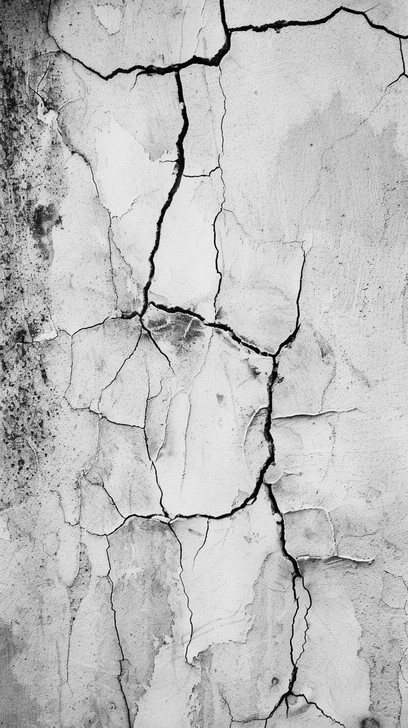
#> input picture crack.jpg, 408 x 728 px
$ python crack_step6.py
#> lines starting #> are read from the running program, lines starting #| are printed output that depends on the picture; after the words box and inside, x2 and y2 are one past the last pixel; in counts of white or black regions, pixels touching at a corner belong together
import cv2
import numpy as np

img = cv2.imread("crack.jpg")
#> img is the input picture: shape (728, 408, 3); mean B, G, R 190.3, 190.3, 190.3
gray = cv2.cvtColor(img, cv2.COLOR_BGR2GRAY)
blur = cv2.GaussianBlur(gray, (5, 5), 0)
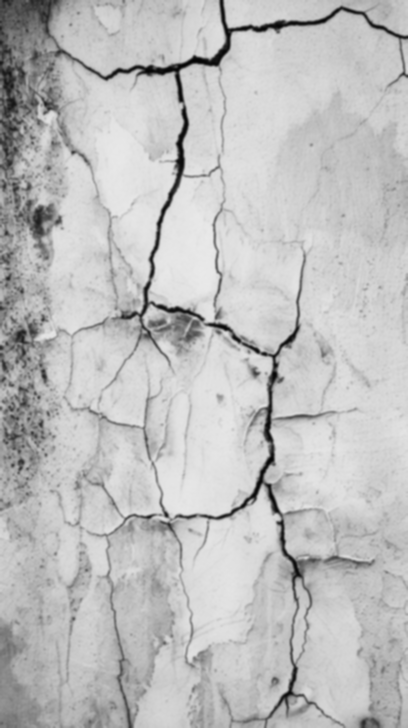
#> blur: shape (728, 408); min 4, max 233, mean 190.3

# patli kaali lines ko ubharo (blackhat)
kernel = cv2.getStructuringElement(cv2.MORPH_ELLIPSE, (15, 15))
blackhat = cv2.morphologyEx(blur, cv2.MORPH_BLACKHAT, kernel)
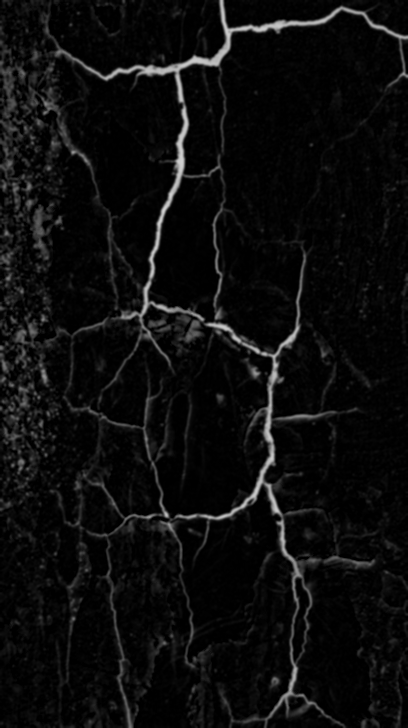
#> blackhat: shape (728, 408); min 0, max 208, mean 12.3

# sirf pakki kaali lines rakho
_, mask = cv2.threshold(blackhat, 30, 255, cv2.THRESH_BINARY)
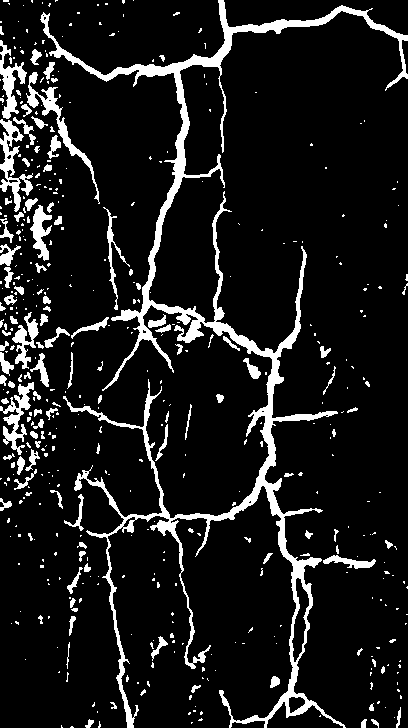
#> mask: shape (728, 408); 10.5% white; 479 white regions (364 under 20 px), largest, box (x1, y1, x2, y2) and area: (40, 0, 408, 728) 17500, (26, 72, 100, 204) 1056, (0, 119, 33, 212) 1037

# chhote dhabbe (noise) hata do
n, labels, stats, _ = cv2.connectedComponentsWithStats(mask, connectivity=8)
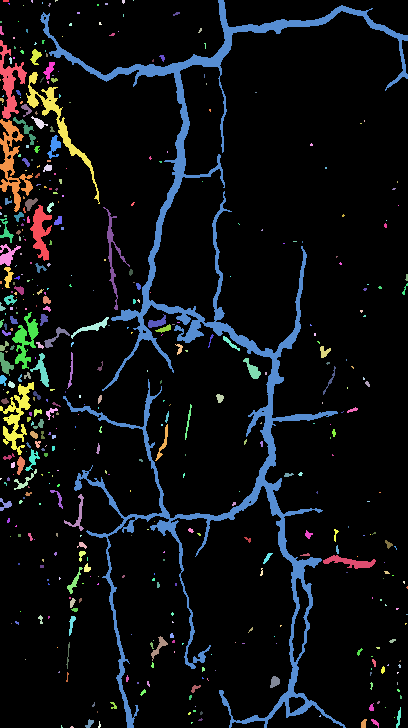
#> labels: shape (728, 408) int32; 480 distinct labels, from 0 to 479; one colour per label, 0 black
#> n = 480; stats = 480 rows, first 6: [0, 0, 408, 728, 265712], [3, 0, 6, 2, 12], [31, 0, 2, 3, 5], [55, 0, 3, 2, 4], [122, 0, 3, 4, 10], [133, 0, 1, 1, 1]
clean = np.zeros_like(mask)
for i in range(1, n):
    if stats[i, cv2.CC_STAT_AREA] >= 150:
        clean[labels == i] = 255
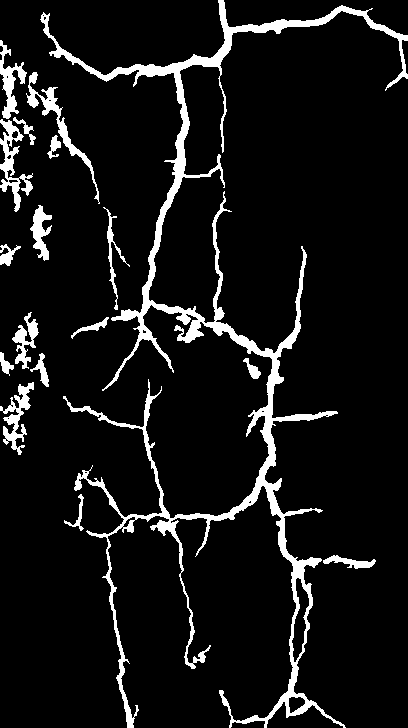
#> clean: shape (728, 408); 8.3% white; 17 white regions, largest, box (x1, y1, x2, y2) and area: (40, 0, 408, 728) 17500, (26, 72, 100, 204) 1056, (0, 119, 33, 212) 1037

cv2.imwrite("mask.png", clean)

# original photo par crack ko laal rang do
overlay = img.copy()
overlay[clean == 255] = (0, 0, 255)
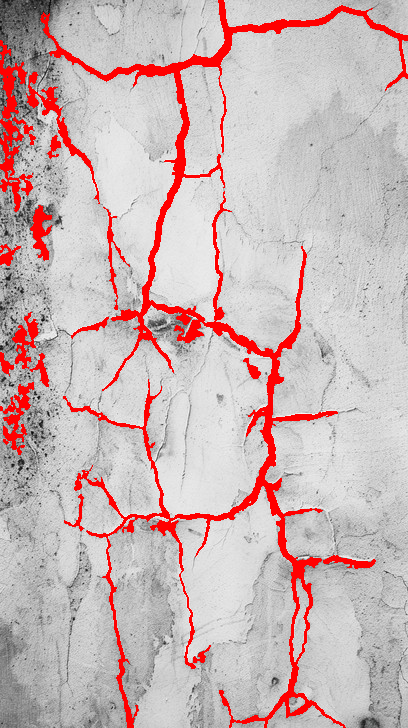
#> overlay: shape (728, 408, 3); 8.26% of pixels changed, all inside (x1, y1, x2, y2) = (0, 0, 408, 728)
cv2.imwrite("overlay.png", overlay)
print("Ho gaya! mask.png aur overlay.png dekho.")
